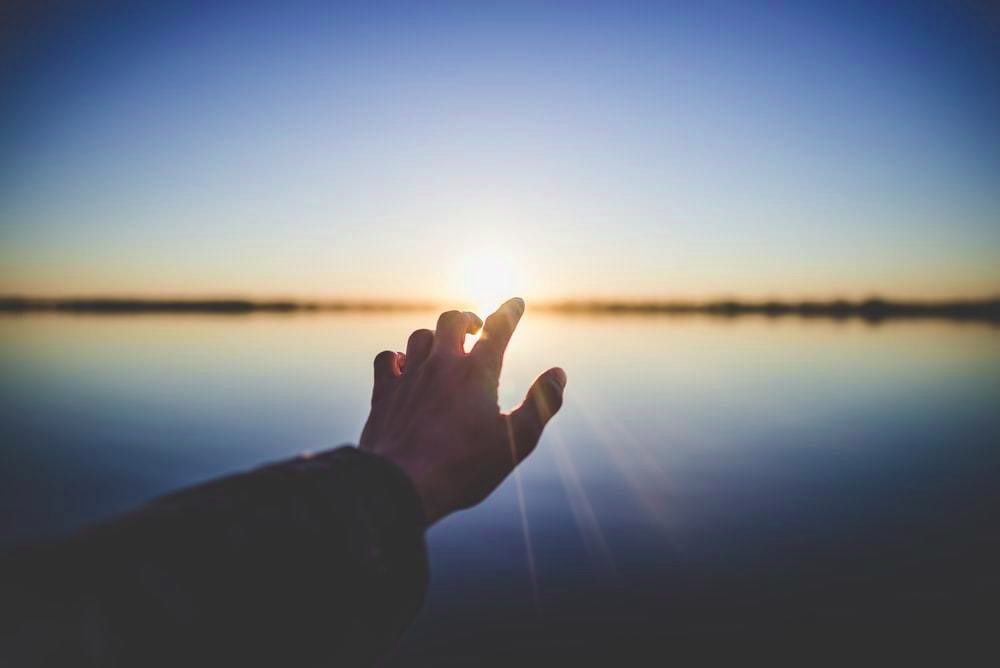
#> input picture raspberry/sample.png, 1000 x 668 px
$ python image2voice.py
#> lines starting #> are read from the running program, lines starting #| are printed output that depends on the picture

"""
Edge Detection, is an Image Processing discipline that incorporates mathematics methods to find edges in a Digital Image. Edge Detection internally works by running a filter/Kernel over a Digital Image, which detects discontinuities in Image regions like stark changes in brightness/Intensity value of pixels. There are two forms of edge detection:

    Search Based Edge detection (First order derivative)
    Zero Crossing Based Edge detection (Second order derivative)

Some of the commonly known edge detection methods are:

    Laplacian Operator or Laplacian Based Edge detection (Second order derivative)
    Canny edge detector (First order derivative)
    Prewitt operator (First order derivative)
    Sobel Operator (First order derivative)

There are two ways in which we would be implementing Edge detection on our images. In the first method we would be using an inbuilt method provided in the pillow library (ImageFilter.FIND_EDGES) for edge detection. In the second one we would be creating a Laplacian Filter using PIL.ImageFilter.Kernel(), and then would use that filter for edge detection.

Benefits of using Laplacian:- Fast and decent results. Other common edge detectors like Sobel (first order derivative) are more expensive on computation, as they require finding Gradients in two directions and then Normalizing the results.

Drawbacks of using laplacian:- Convolving with Laplacian Kernel leads to a lot of noise in the output. This issue is resolved by other Edge Detection methods such as Sobel, Prewitt Operator etc. As they have a built-in Gaussian Blur Kernel in them. Which reduces the noise obtained from the input image. They also lead to more accurate edge detection, due to the higher computation involved into finding them.
"""

from PIL import Image, ImageFilter
from numpy import asarray
from numpy import savetxt
from pysinewave import SineWave
import time


# Opening the image (R prefixed to string
# in order to deal with '\' in paths)
image = Image.open(r"sample.png")
#> image is the input picture: PIL image 1000x668 RGB; mean R, G, B 116.7, 123.6, 134
image = image.resize((36, 36))
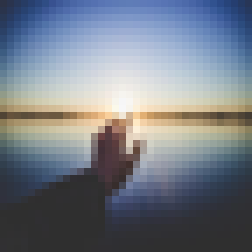
#> image: PIL image 36x36 RGB (shown 7 times larger); mean R, G, B 116.7, 123.7, 134

# Converting the image to grayscale, as edge detection
# requires input image to be of mode = Grayscale (L)
# For a grayscale or b&w image, we have pixel values ranging from 0 to 255.
#The smaller numbers closer to zero represent the darker shade while the larger numbers closer to 255 represent the lighter or the white shade.
image = image.convert("L")
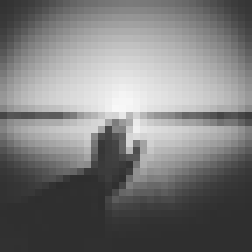
#> image: PIL image 36x36 L (shown 7 times larger); min 45, max 248, mean 122.8

# Method 1: Detecting Edges on the Image using the argument ImageFilter.FIND_EDGES
image = image.filter(ImageFilter.FIND_EDGES)
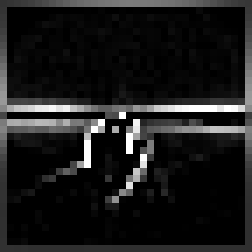
#> image: PIL image 36x36 L (shown 7 times larger); min 0, max 255, mean 26.9

# summarize some details about the image
print("format ", image.format)
#| format  None
print(image.size)
#| (36, 36)
print(image.mode)
#| L
# asarray() class is used to convert
# PIL images into NumPy arrays
numpydata = asarray(image)

# <class 'numpy.ndarray'>
print(type(numpydata))
#| <class 'numpy.ndarray'>

#> (the run stopped early here; a loop or call above may not have finished)
